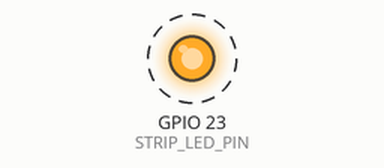
This sketch was run on a simulated ESP32. On the bench: output pins drawn as LEDs (lit = HIGH). Dashed ring = blinking. What the sketch prints to the serial monitor is not drawn.

Above: at 0.5 s.
Timing chart, 0 to 4.6 s (numbered marks = the images above):
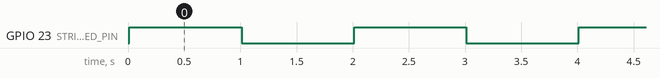

The sketch:

esp32-TEST-GPIO23-STRIP.ino
```cpp
/* =====================================================
   TEST GPIO 23 - Strip LED
   Sketch minimale per verificare se GPIO 23 funziona

   COSA FA:
   - Accende/spegne GPIO 23 ogni secondo
   - Pattern: ON 1s → OFF 1s → ripeti
   ===================================================== */

#define STRIP_LED_PIN 23  // Pin strip LED

void setup() {
  Serial.begin(115200);
  Serial.println("\n\n=============================");
  Serial.println("TEST GPIO 23 - STRIP LED");
  Serial.println("=============================\n");

  // Configura GPIO 23 come OUTPUT
  pinMode(STRIP_LED_PIN, OUTPUT);
  digitalWrite(STRIP_LED_PIN, LOW);  // Inizia spento

  Serial.println("✅ GPIO 23 configurato come OUTPUT");
  Serial.println("📡 Pattern: ON 1s → OFF 1s → ripeti");
  Serial.println("");
}

void loop() {
  // ACCENDI per 1 secondo
  Serial.println("💡 STRIP LED: ACCESA (HIGH)");
  digitalWrite(STRIP_LED_PIN, HIGH);
  delay(1000);

  // SPEGNI per 1 secondo
  Serial.println("⚫ STRIP LED: SPENTA (LOW)");
  digitalWrite(STRIP_LED_PIN, LOW);
  delay(1000);
}
```

Measured:
- by itself, GPIO 23 (STRIP_LED_PIN): alternates HIGH for 1.0 s and LOW for 1.0 s
